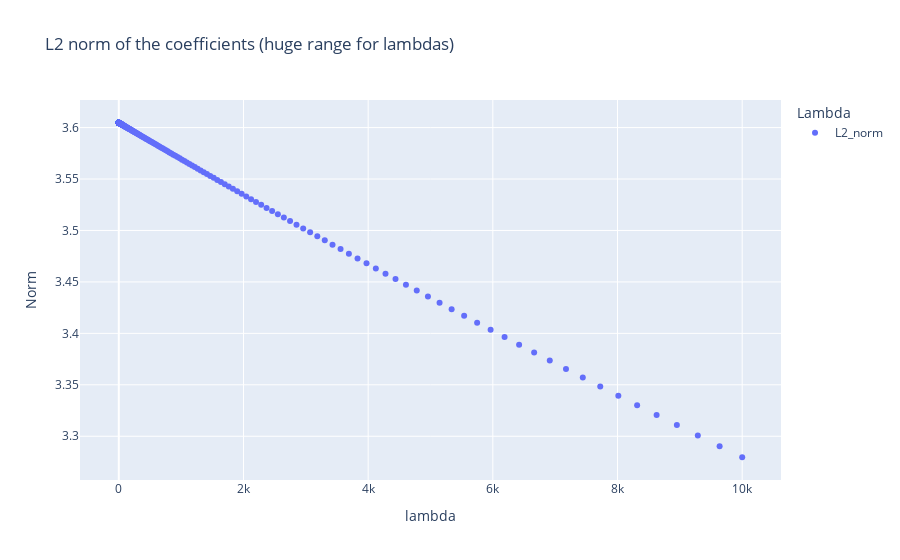

The notebook cell this image was saved under:
### Markdown cell above
# Plotting the results

### Code cell
fig = px.scatter(df, x='lambda', y=['L2_norm'], 
                 title='L2 norm of the coefficients (huge range for lambdas)', 
                 labels={'value': 'Norm', 'variable': 'Lambda'})
fig.show()

### Figure 1 — Plotly figure (JSON) as saved in the notebook; plotly's stock layout.template omitted (floating-point values rounded to 4 significant figures; data arrays with more than 128 entries replaced by an {"elided": "..."} marker saying what was removed)
{"data": [{"hovertemplate": "Lambda=L2_norm<br>lambda=%{x}<br>Norm=%{y}<extra></extra>", "legendgroup": "L2_norm", "marker": {"color": "#636efa", "symbol": "circle"}, "mode": "markers", "name": "L2_norm", "orientation": "v", "showlegend": true, "type": "scatter", "x": {"elided": "500 float values"}, "xaxis": "x", "y": {"elided": "500 float values"}, "yaxis": "y"}], "layout": {"legend": {"title": {"text": "Lambda"}, "tracegroupgap": 0}, "title": {"text": "L2 norm of the coefficients (huge range for lambdas)"}, "xaxis": {"anchor": "y", "domain": [0, 1], "title": {"text": "lambda"}}, "yaxis": {"anchor": "x", "domain": [0, 1], "title": {"text": "Norm"}}}}
